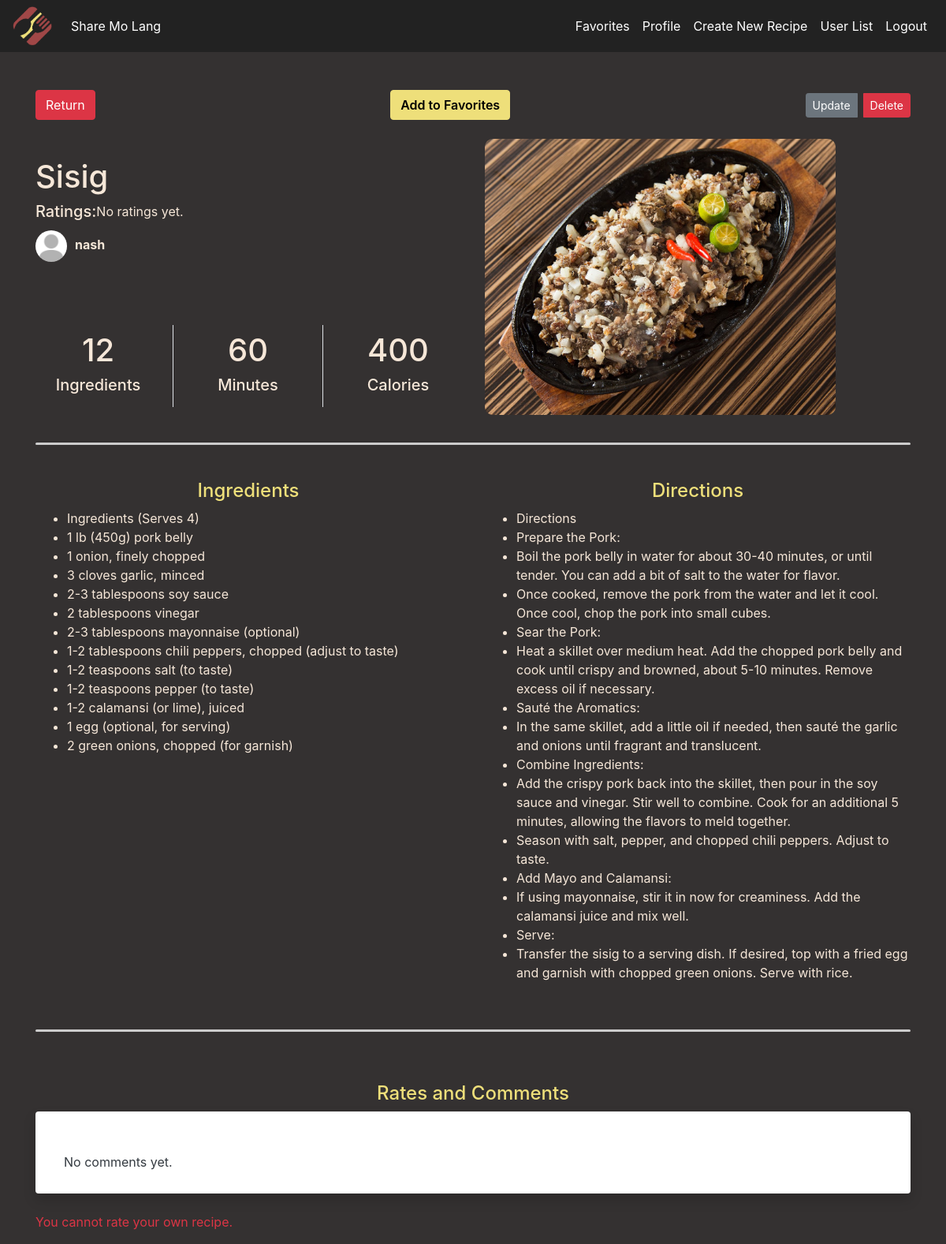
Page /home/1/ (signed in) on the earlier database version.
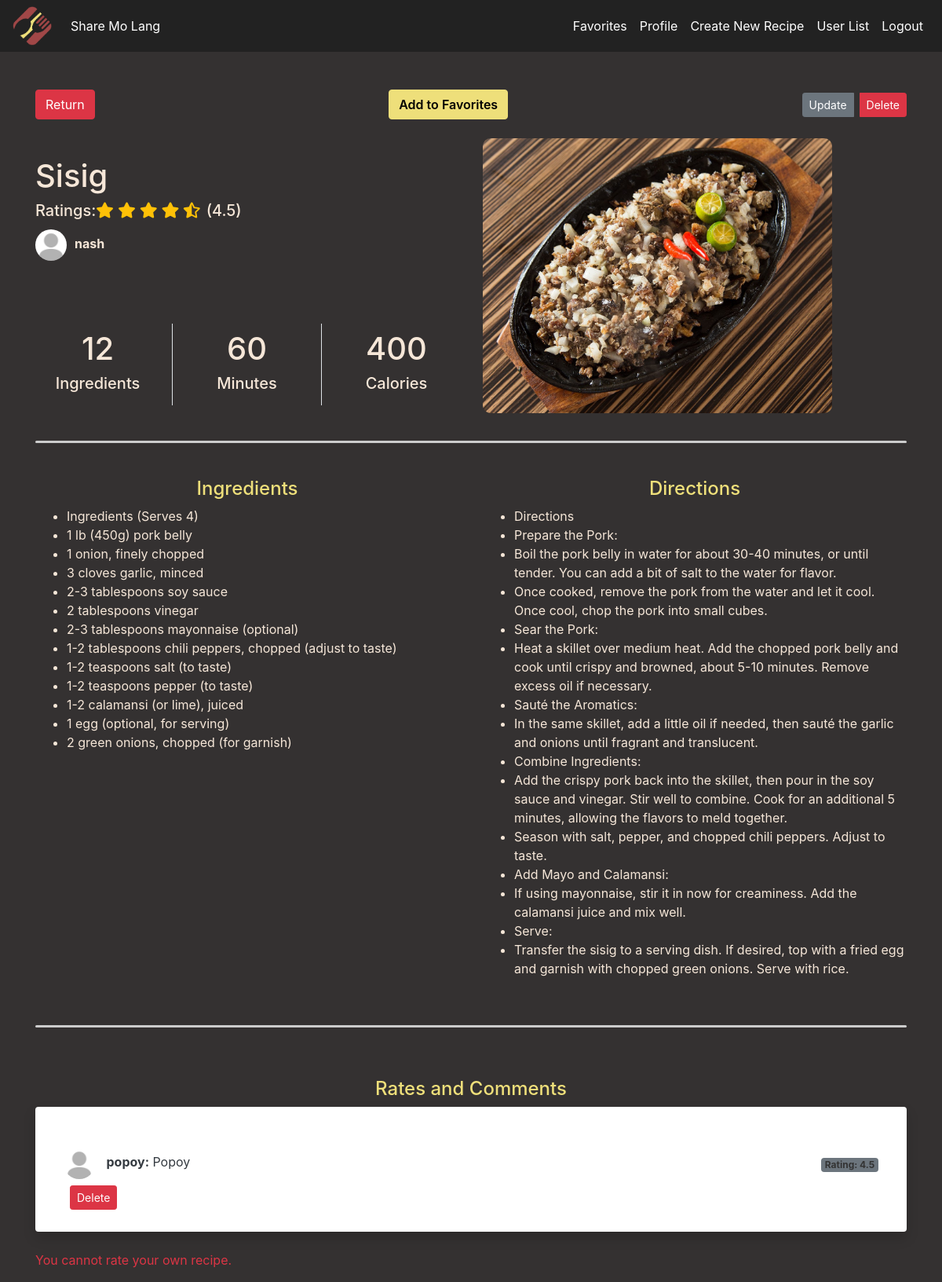
Same page on the later database version.
### recipes/models.py (models this page shows)
class Comment(models.Model):
    recipe = models.ForeignKey(Recipe, on_delete=models.CASCADE, related_name='comments')
    user = models.ForeignKey(User, on_delete=models.CASCADE)
    content = models.TextField()
    created_at = models.DateTimeField(auto_now_add=True)
    class Meta:
        unique_together = ('recipe', 'user')

class Rating(models.Model):
    recipe = models.ForeignKey(Recipe, on_delete=models.CASCADE, related_name='ratings')
    user = models.ForeignKey(User, on_delete=models.CASCADE)
    score = models.DecimalField(max_digits=4, decimal_places=1)
    created_at = models.DateTimeField(auto_now_add=True)
    class Meta:
        unique_together = ('recipe', 'user')

### accounts/models.py (models this page shows, shortened)
class Profile(models.Model):
    user = models.OneToOneField(User, on_delete=models.CASCADE)
    bio = models.TextField(blank=True)
    image = models.ImageField(default='default.jpg', upload_to='profile_pics')

### recipes/views.py (the view)
# urls.py: path('<int:pk>/', RecipeDetailView.as_view(), name='recipe-detail'),
class RecipeDetailView(LoginRequiredMixin, DetailView):
    model = Recipe
    template_name = 'recipes/recipe_detail.html'
    def get(self, request, *args, **kwargs):
        recipe = self.get_object()
        if not recipe.views.filter(id=request.user.id).exists():
            recipe.views.add(request.user)
            recipe.view_count += 1
            recipe.save()
        return super().get(request, *args, **kwargs)
    def get_context_data(self, **kwargs):
        context = super().get_context_data(**kwargs)
        context['ingredientsList'] = [ingredient.strip() for ingredient in self.object.ingredientsList.split('\n') if ingredient.strip()] if self.object.ingredientsList else []
        context['directions'] = [direction.strip() for direction in self.object.directions.split('\n') if direction.strip()] if self.object.directions else []
        context['form'] = RatingCommentForm()
        context['comments'] = self.object.comments.all()
        context['rating'] = self.object.ratings.filter(user=self.request.user).first()
        total_ratings = self.object.ratings.count()
        if total_ratings > 0:
            average_rating = self.object.ratings.aggregate(models.Avg('score'))['score__avg']
            integer_part = int(average_rating)  # Get the integer part
            fractional_part = average_rating - integer_part  # Get the fractional part
        else:
            average_rating = None
            integer_part = None
            fractional_part = None
        context['total_ratings'] = total_ratings
        context['average_rating'] = average_rating
        context['integer_part'] = integer_part
        context['fractional_part'] = fractional_part
        context['comments_with_ratings'] = [
            {
                'comment': comment,
                'rating': self.object.ratings.filter(user=comment.user).first()
            }
            for comment in context['comments']
        ]
        return context

### templates/recipes/recipe_detail.html (shortened to what the changed rows need)
<!DOCTYPE html>
<html lang="en">
    {% load static %}
<head>
    <link rel="stylesheet" href="https://stackpath.bootstrapcdn.com/bootstrap/4.5.2/css/bootstrap.min.css">
    <link rel="stylesheet" href="{% static 'css/recipe_detail.css' %}">
    <link rel="stylesheet" href="https://cdnjs.cloudflare.com/ajax/libs/font-awesome/5.15.3/css/all.min.css">
    <link rel="stylesheet" href="{% static 'css/home.css' %}">
</head>
<body>
    <div class="container mt-5">
        <div class="row d-flex align-items-center">
            <div class="col-md-6">
                <h1>{{ object.name }}</h1>
                <h5 class="card-title d-flex align-items-center">Ratings:
                    {% if average_rating %}
                    <div class="rating-star d-flex align-items-center">
                        <span>
                            {% for i in "12345" %}
                                {% if forloop.counter <= integer_part %}
                                    <i class="fas fa-star text-warning" aria-hidden="true"></i>
                                {% elif forloop.counter == integer_part|add:1 and fractional_part >= 0.5 %}
                                    <i class="fas fa-star-half-alt text-warning" aria-hidden="true"></i>
                                {% else %}
                                    <i class="fas fa-star" aria-hidden="true"></i>
                                {% endif %}
                            {% endfor %}
                        </span>
                        <span class="ml-2">({{ average_rating|floatformat:1 }})</span>
                    </div>
                    {% else %}
                        <small>No ratings yet.</small>
                    {% endif %}
                </h5>
                <div class="details-section">
                    <div class="row">
                        <div class="col-4 text-center border-right">
                            <h1>{{ object.ingredients }}</h1>
                        </div>
                        <div class="col-4 text-center border-right">
                            <h1>{{ object.minutes }}</h1>
                        </div>
                        <div class="col-4 text-center">
                            <h1>{{ object.calories }}</h1>
                        </div>
                    </div>
                </div>
            </div>
        </div>
        <br>
        <div class="row">
            <div class="col-md-6">
                <ul>
                    {% for ingredient in ingredientsList %}
                        {% if ingredient %}
                            <li>{{ ingredient }}</li>
                        {% endif %}
                    {% endfor %}
                </ul>
            </div>
            <div class="col-md-6">
                <ul>
                    {% for direction in directions %}
                        {% if direction %}
                            <li>{{ direction }}</li>
                        {% endif %}
                    {% endfor %}
                </ul>
            </div>
        </div>
        <br>
        <div class="rates">
            <div class="bg-white p-3 rounded shadow mb-4" style="max-height: 200px; overflow: auto;">
                <ul class="list-group mt-4">
                    {% for item in comments_with_ratings %}
                        <li class="list-group-item text-dark">
                            <div class="d-flex justify-content-between align-items-center">
                                <div>
                                    <img src="{{ item.comment.user.profile.image.url }}" alt="{{ item.comment.user.username }}" class="rounded-circle" style="width: 40px; height: 40px; object-fit: cover; margin-right: 10px;">
                                    <strong class="text-dark">{{ item.comment.user.username }}:</strong>
                                    <span class="text-dark">{{ item.comment.content }}</span>
                                </div>
                                <div>
                                    {% if item.rating %}
                                        <span class="badge badge-secondary">Rating: {{ item.rating.score }}</span>
                                    {% else %}
                                        <span class="badge badge-light">No rating given</span>
                                    {% endif %}
                                </div>
                            </div>
                            {% if item.comment.user == user %}
                                <div class="mt-2">
                                    <button class="btn btn-warning btn-sm mt-2" data-toggle="modal" data-target="#updateModal-{{ item.comment.id }}">Update</button>
                                    <div class="modal fade" id="updateModal-{{ item.comment.id }}" tabindex="-1" role="dialog" aria-labelledby="updateModalLabel" aria-hidden="true">
                                        <div class="modal-dialog" role="document">
                                            <div class="modal-content">
                                                <div class="modal-header">
                                                    <h5 class="modal-title" id="updateModalLabel">Update Comment</h5>
                                                    <button type="button" class="close" data-dismiss="modal" aria-label="Close">
                                                        <span aria-hidden="true">&times;</span>
                                                    </button>
                                                </div>
                                                <div class="modal-body">
                                                    <form method="POST" action="{% url 'update-rating-comment' item.comment.id %}">
                                                        {% csrf_token %}
                                                        <div class="form-group">
                                                            <label for="score">Update Rating:</label>
                                                            <input type="number" name="score" value="{{ item.rating.score }}" min="1" max="5" step="0.1" required class="form-control" placeholder="Update rating (1.0 - 5.0)">
                                                        </div>
                                                        <div class="form-group">
                                                            <label for="content">Update Comment:</label>
                                                            <input type="text" name="content" value="{{ item.comment.content }}" required class="form-control" placeholder="Update comment">
                                                        </div>
                                                        <button type="submit" class="btn btn-primary">Submit Update</button>
                                                    </form>
                                                </div>
                                            </div>
                                        </div>
                                    </div>
                                    <form method="POST" action="{% url 'delete-rating-comment' item.comment.id %}" style="display:inline;">
                                        {% csrf_token %}
                                        <button type="submit" class="btn btn-danger btn-sm ml-2 mt-2">Delete</button>
                                    </form>
                                </div>
                            {% elif request.user.is_superuser %}
                                <form method="POST" action="{% url 'delete-rating-comment' item.comment.id %}" style="display:inline;">
                                    <button type="submit" class="btn btn-danger btn-sm ml-2 mt-2">Delete</button>
                                </form>
                            {% endif %}
                        </li>
                    {% empty %}
                        <li class="list-group-item text-dark">No comments yet.</li>
                    {% endfor %}
                </ul>
            </div>
        </div>
    </div>
</body>
</html>

Differences in the rows shown:
added Comment: comment.user.profile.image (placeholder picture), comment.user.username "popoy", comment.content "Popoy", rating.score "4.5", shows "Delete"
Other differences:
{{ average_rating|floatformat:1 }}: (not shown) → "4.5"
text no longer shown: "No ratings yet. No comments yet."
